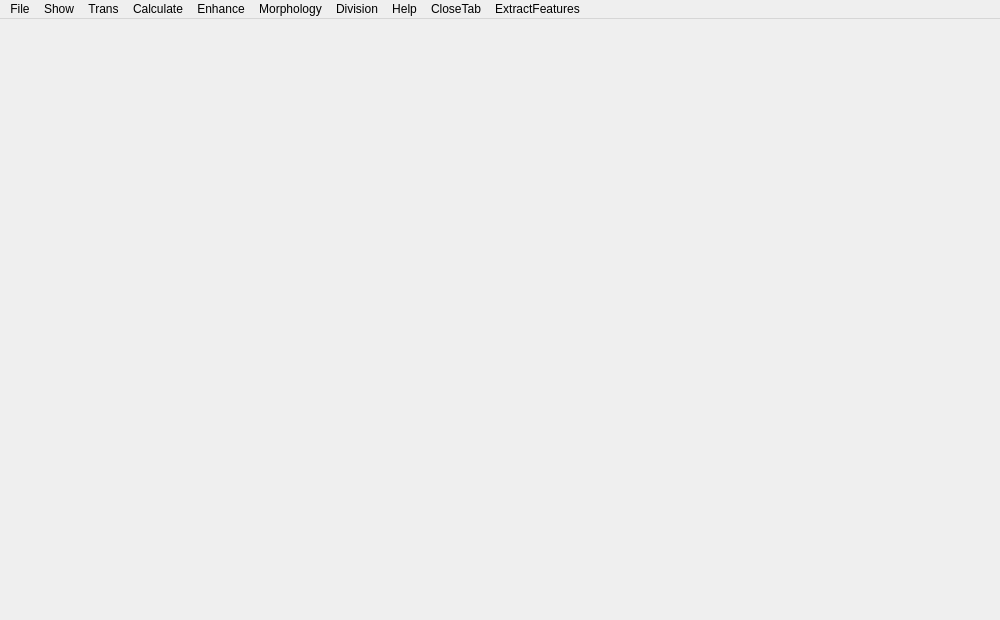
<?xml version="1.0" encoding="UTF-8"?>
<ui version="4.0">
 <class>MainWindow</class>
 <widget class="QMainWindow" name="MainWindow">
  <property name="geometry">
   <rect>
    <x>0</x>
    <y>0</y>
    <width>1000</width>
    <height>620</height>
   </rect>
  </property>
  <property name="windowTitle">
   <string>MainWindow</string>
  </property>
  <widget class="QWidget" name="centralwidget">
   <widget class="QTabWidget" name="tabWidget">
    <property name="geometry">
     <rect>
      <x>0</x>
      <y>0</y>
      <width>1000</width>
      <height>600</height>
     </rect>
    </property>
    <property name="tabShape">
     <enum>QTabWidget::Triangular</enum>
    </property>
    <property name="currentIndex">
     <number>-1</number>
    </property>
    <property name="documentMode">
     <bool>true</bool>
    </property>
    <property name="tabsClosable">
     <bool>false</bool>
    </property>
    <property name="movable">
     <bool>true</bool>
    </property>
    <property name="tabBarAutoHide">
     <bool>false</bool>
    </property>
   </widget>
  </widget>
  <widget class="QMenuBar" name="menubar">
   <property name="geometry">
    <rect>
     <x>0</x>
     <y>0</y>
     <width>1000</width>
     <height>23</height>
    </rect>
   </property>
   <widget class="QMenu" name="menuFile">
    <property name="title">
     <string>File</string>
    </property>
    <addaction name="actionNew"/>
    <addaction name="actionOpen"/>
    <addaction name="actionSave"/>
    <addaction name="actionSave_as"/>
    <addaction name="actionClose"/>
    <addaction name="actionRecent"/>
   </widget>
   <widget class="QMenu" name="menuShow">
    <property name="title">
     <string>Show</string>
    </property>
    <addaction name="actionScan"/>
    <addaction name="actionSlide"/>
    <addaction name="actionXmirror"/>
    <addaction name="actionYmirror"/>
    <addaction name="actionFadeIN"/>
    <addaction name="actionClock90"/>
    <addaction name="actionAntiClock90"/>
    <addaction name="actionClock180"/>
   </widget>
   <widget class="QMenu" name="menuTran">
    <property name="title">
     <string>Trans</string>
    </property>
    <addaction name="actionToGray"/>
    <addaction name="action256to8bits"/>
    <addaction name="actionToBin"/>
   </widget>
   <widget class="QMenu" name="menuEnhance">
    <property name="title">
     <string>Enhance</string>
    </property>
    <widget class="QMenu" name="menuRoberts">
     <property name="title">
      <string>Edge</string>
     </property>
     <addaction name="actionRoberts_2"/>
     <addaction name="actionLaplacian"/>
     <addaction name="actionCanny"/>
    </widget>
    <addaction name="actionSharpen"/>
    <addaction name="menuRoberts"/>
    <addaction name="actionContour"/>
    <addaction name="actionBlur"/>
    <addaction name="actionDenoising"/>
    <addaction name="actionHist_Equ"/>
    <addaction name="actionHist_b_p"/>
   </widget>
   <widget class="QMenu" name="menuEdgeDetection">
    <property name="title">
     <string>Morphology</string>
    </property>
    <addaction name="actionErosion"/>
    <addaction name="actionDilation"/>
   </widget>
   <widget class="QMenu" name="menuHelp">
    <property name="title">
     <string>Help</string>
    </property>
    <addaction name="actionUage"/>
    <addaction name="actionAbout"/>
   </widget>
   <widget class="QMenu" name="menuCloseTab">
    <property name="title">
     <string>CloseTab</string>
    </property>
   </widget>
   <widget class="QMenu" name="menuCalculate">
    <property name="title">
     <string>Calculate</string>
    </property>
    <addaction name="actionHist"/>
    <addaction name="actionSaturation"/>
    <addaction name="actionBrightness"/>
    <addaction name="actionStatistics"/>
    <addaction name="actionLighten"/>
    <addaction name="actionMainColor"/>
   </widget>
   <widget class="QMenu" name="menuDivision">
    <property name="title">
     <string>Division</string>
    </property>
   </widget>
   <widget class="QMenu" name="menuExtractFeatures">
    <property name="title">
     <string>ExtractFeatures</string>
    </property>
   </widget>
   <addaction name="menuFile"/>
   <addaction name="menuShow"/>
   <addaction name="menuTran"/>
   <addaction name="menuCalculate"/>
   <addaction name="menuEnhance"/>
   <addaction name="menuEdgeDetection"/>
   <addaction name="menuDivision"/>
   <addaction name="menuHelp"/>
   <addaction name="menuCloseTab"/>
   <addaction name="menuExtractFeatures"/>
  </widget>
  <action name="actionNew">
   <property name="checkable">
    <bool>false</bool>
   </property>
   <property name="text">
    <string>New</string>
   </property>
  </action>
  <action name="actionOpen">
   <property name="text">
    <string>Open</string>
   </property>
  </action>
  <action name="actionSave">
   <property name="text">
    <string>Save</string>
   </property>
  </action>
  <action name="actionSave_as">
   <property name="text">
    <string>Save as</string>
   </property>
  </action>
  <action name="actionClose">
   <property name="text">
    <string>Close</string>
   </property>
  </action>
  <action name="actionRecent">
   <property name="text">
    <string>Recent</string>
   </property>
  </action>
  <action name="actionScan">
   <property name="text">
    <string>Scan</string>
   </property>
  </action>
  <action name="actionSlide">
   <property name="text">
    <string>Slide</string>
   </property>
  </action>
  <action name="actionXmirror">
   <property name="text">
    <string>Xmirror</string>
   </property>
  </action>
  <action name="actionYmirror">
   <property name="text">
    <string>Ymirror</string>
   </property>
  </action>
  <action name="actionFadeIN">
   <property name="text">
    <string>FadeIn</string>
   </property>
  </action>
  <action name="actionClock90">
   <property name="text">
    <string>Clock90</string>
   </property>
  </action>
  <action name="actionAntiClock90">
   <property name="text">
    <string>AntiClock90</string>
   </property>
  </action>
  <action name="actionClock180">
   <property name="text">
    <string>Clock180</string>
   </property>
  </action>
  <action name="actionToGray">
   <property name="text">
    <string>toGray</string>
   </property>
  </action>
  <action name="action256to8bits">
   <property name="text">
    <string>256to8bits</string>
   </property>
  </action>
  <action name="actionToBin">
   <property name="text">
    <string>toBin</string>
   </property>
  </action>
  <action name="actionSharpen">
   <property name="text">
    <string>Sharpen</string>
   </property>
  </action>
  <action name="actionUage">
   <property name="text">
    <string>Uage</string>
   </property>
  </action>
  <action name="actionAbout">
   <property name="text">
    <string>About</string>
   </property>
  </action>
  <action name="actionContour">
   <property name="text">
    <string>Contour</string>
   </property>
  </action>
  <action name="actionHist">
   <property name="text">
    <string>Histogram</string>
   </property>
  </action>
  <action name="actionSaturation">
   <property name="text">
    <string>Saturation</string>
   </property>
  </action>
  <action name="actionBrightness">
   <property name="text">
    <string>Brightness</string>
   </property>
  </action>
  <action name="actionStatistics">
   <property name="text">
    <string>Statistics</string>
   </property>
  </action>
  <action name="actionLighten">
   <property name="text">
    <string>Lighten</string>
   </property>
  </action>
  <action name="actionMainColor">
   <property name="text">
    <string>MainColor</string>
   </property>
  </action>
  <action name="actionBlur">
   <property name="text">
    <string>Blur</string>
   </property>
  </action>
  <action name="actionRoberts_2">
   <property name="text">
    <string>Roberts</string>
   </property>
  </action>
  <action name="actionLaplacian">
   <property name="text">
    <string>Laplacian</string>
   </property>
  </action>
  <action name="actionCanny">
   <property name="text">
    <string>Canny</string>
   </property>
  </action>
  <action name="actionDenoising">
   <property name="text">
    <string>Denoising</string>
   </property>
  </action>
  <action name="actionHist_Equ">
   <property name="text">
    <string>Hist_Equ</string>
   </property>
   <property name="whatsThis">
    <string extracomment="Histogram Equalization"/>
   </property>
  </action>
  <action name="actionHist_b_p">
   <property name="text">
    <string>Hist_b_p</string>
   </property>
  </action>
  <action name="actionErosion">
   <property name="text">
    <string>Erosion</string>
   </property>
  </action>
  <action name="actionDilation">
   <property name="text">
    <string>Dilation</string>
   </property>
  </action>
 </widget>
 <resources/>
 <connections/>
</ui>
